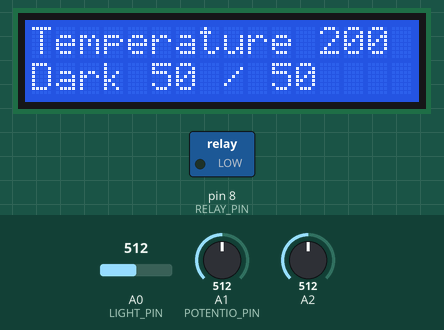
Recording of a sketch running on a simulated Arduino Uno, built with avr-gcc and run on an emulated ATmega328P. Parts: 16×2 character LCD, switched loads named in the sketch (green lamp = pin HIGH). The inputs (shaded band) are chosen by the test bench; at power-on: A1 (POTENTIO_PIN) = 512, A0 (LIGHT_PIN) = 512, A2 = 512.

Above: at 1.2 s.
1.3 s: A1 (POTENTIO_PIN) set to 532
At 2.7 s:
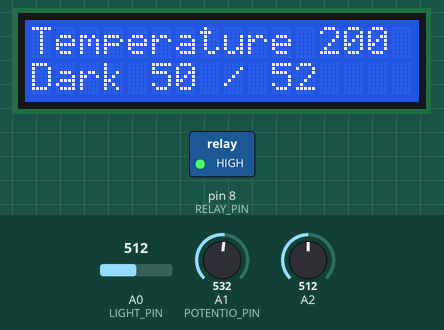
3.5 s: A0 (LIGHT_PIN) set to 544
At 4.7 s:
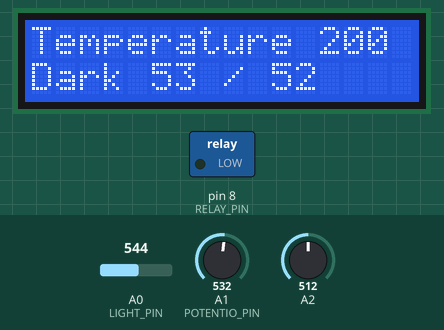
5.5 s: A2 set to 716
At 6.7 s:
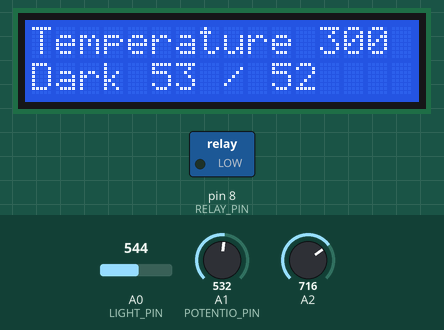
7.6 s: A1 (POTENTIO_PIN) set to 511
At 8.6 s:
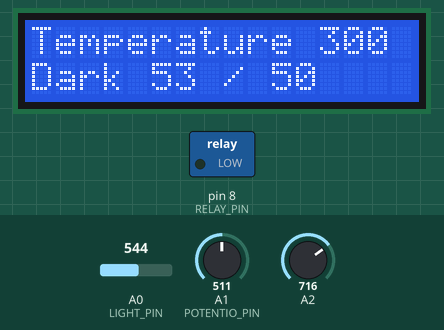
9.6 s: A0 (LIGHT_PIN) set to 511
At 10.6 s:
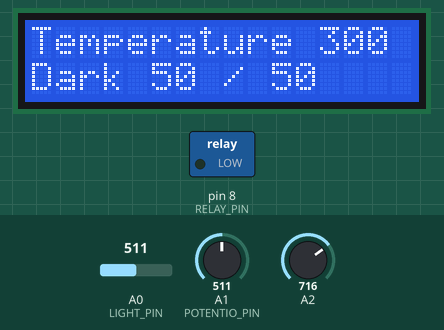
11.6 s: A2 set to 900
At 12.5 s:
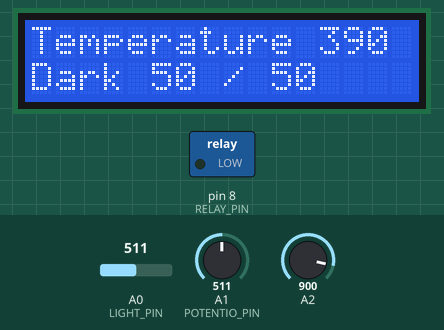
Timing chart, 0 to 14.6 s (numbered marks = the images above; inputs shaded):
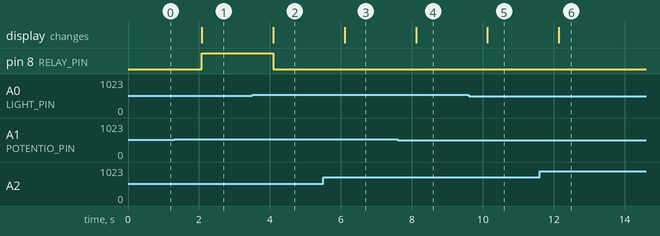

The sketch:

sketch_TemperatureLightStation.ino
```cpp
#include "Driver.h"

Driver driver;

void setup()
{
  driver.Initialize();
}

void loop()
{
  driver.PerformOperation();
  delay(1000);
}
```

TemperatureSensor.cpp
```cpp
#include <Arduino.h>
#include "TemperatureSensor.h"

TemperatureSensor::TemperatureSensor(int tempPin, int noOfReadings, bool centigrade)
  : tempPin(tempPin), noOfReadings(noOfReadings), centigrade(centigrade)
{
}

double TemperatureSensor::ReadTemperature()
{
  double temperatureMiliVolts = analogRead(tempPin) * 5 / 1023.0 * 1000;  //convert to V (1023 is 5V) and then to mV
  double temperature = (temperatureMiliVolts - 500) / 10;  //500 mV is an offset to make negative degrees possible, 10 mV is per degree C.

  if (!centigrade)
    temperature = temperature * 1.8 + 32;
  return temperature;
}

double TemperatureSensor::GetTemperature()
{
  double temperature = 0.0;
  //Get the average of several readings to increase accuracy.
  for (int i = 0; i < noOfReadings; i++)
    temperature += ReadTemperature();

  return temperature / noOfReadings;
}
```

TemperatureSensor.h
```cpp
/*
 * Class for reading temperature based on a TMP36 sensor.
 * A supply of 5V is assumed.
 */
class TemperatureSensor
{
  public:
    /*
     * tempPin is the analog pin for reading in values.
     * noOfReadings is the number of reads that occur to reduce fluctuations and increase accuracy.
     * centigrade is whether the readings are expressed in Centigrade or Fahrenheit.
     */
    TemperatureSensor(int tempPin, int noOfReadings = 10, bool centigrade = true);

    double GetTemperature();

  private:
    int tempPin;
    int noOfReadings;
    bool centigrade;

    double ReadTemperature();
};
```

Driver.cpp
```cpp
#include <Arduino.h>
#include "Driver.h"

Driver::Driver() :
  lcd(LCD_RS_PIN, LCD_E_PIN, LCD_D4_PIN, LCD_D5_PIN, LCD_D6_PIN, LCD_D7_PIN),
  tmprtSensor(TEMPERATURE_PIN)
{
  prevTemperature = 0;
  prevDarkness = 0;
  prevDarknessThreshold = 0;
}

void Driver::Initialize()
{
  pinMode(RELAY_PIN, OUTPUT);
  lcd.begin(16, 2);
}

void Driver::PerformOperation()
{
  bool updateLcd = false;
  int darkness = round(analogRead(LIGHT_PIN) / 1023.0 * 100);
  int darknessThreshold = round(analogRead(POTENTIO_PIN) / 1023.0 * 100);
  double temperature = tmprtSensor.GetTemperature();

  if (fabs(temperature - prevTemperature) >= 1)
  {
    prevTemperature = temperature;
    updateLcd = true;
  }

  if (fabs(darkness - prevDarkness) >= 1) //50
  {
    prevDarkness = darkness;
    updateLcd = true;
  }

  if (fabs(darknessThreshold - prevDarknessThreshold) >= 1)
  {
    prevDarknessThreshold = darknessThreshold;
    updateLcd = true;
  }

  if (updateLcd)
    PrintToLCD(temperature, darkness, darknessThreshold);

  digitalWrite(RELAY_PIN, darkness >= darknessThreshold ? LOW : HIGH);
}

void Driver::PrintToLCD(double temperature, int darkness, int darknessThreshold)
{
  lcd.clear();
  lcd.print("Temperature ");
  lcd.print(round(temperature));
  lcd.print(" C");
  lcd.setCursor(0, 1);  //second line
  lcd.print("Dark ");
  lcd.print(darkness);
  lcd.print(" / ");
  lcd.print(darknessThreshold);
}
```

Driver.h
```cpp
#include <LiquidCrystal.h>
#include "TemperatureSensor.h"

/*
 * Class that performs the following operations.
 * Prints the temperature to an LCD screen.
 * Prints the level of darkness and a darkness threshold setting to an LCD screen.
 * When the darkness exceeds the threshold, it sends a signal to a relay e.g. for turning on a light.
 *
 * The relay should be powered by a separate PSU in an isolated manner to avoid fluctuations in the
 * temperature reading when signaling the relay.
 */
class Driver
{
  public:
    Driver();
    void Initialize();
    void PerformOperation();

  private:
    void PrintToLCD(double temperature, int darkness, int darknessThreshold);

    const int RELAY_PIN = 8;  //Digital output
    const int LIGHT_PIN = 0, POTENTIO_PIN = 1, TEMPERATURE_PIN = 2; //Analog input
    const int LCD_RS_PIN = 12, LCD_E_PIN = 11, LCD_D4_PIN = 5, LCD_D5_PIN = 4, LCD_D6_PIN = 3, LCD_D7_PIN = 2;  //LCD related digital pins

    double prevTemperature;
    int prevDarkness;
    int prevDarknessThreshold;

    LiquidCrystal lcd;
    TemperatureSensor tmprtSensor;
};
```

Measured:
- the behaviour switches between 516 and 517 on A1 (POTENTIO_PIN) (found by bisection; images 0 and 1)
- the behaviour switches between 526 and 527 on A0 (LIGHT_PIN) (found by bisection; images 1 and 2)
- after the input at 1.3 s, pin 8 (RELAY_PIN): LOW → HIGH after 0.78 s; the display: changes after 0.78 s (image 1)
- after the input at 3.5 s, pin 8 (RELAY_PIN): HIGH → LOW after 0.60 s; the display: changes after 0.60 s (image 2)
- after the input at 5.5 s, the display: changes after 0.61 s (image 3)
- after the input at 7.6 s, the display: changes after 0.52 s (image 4)
- after the input at 9.6 s, the display: changes after 0.53 s (image 5)
- after the input at 11.6 s, the display: changes after 0.54 s (image 6)
